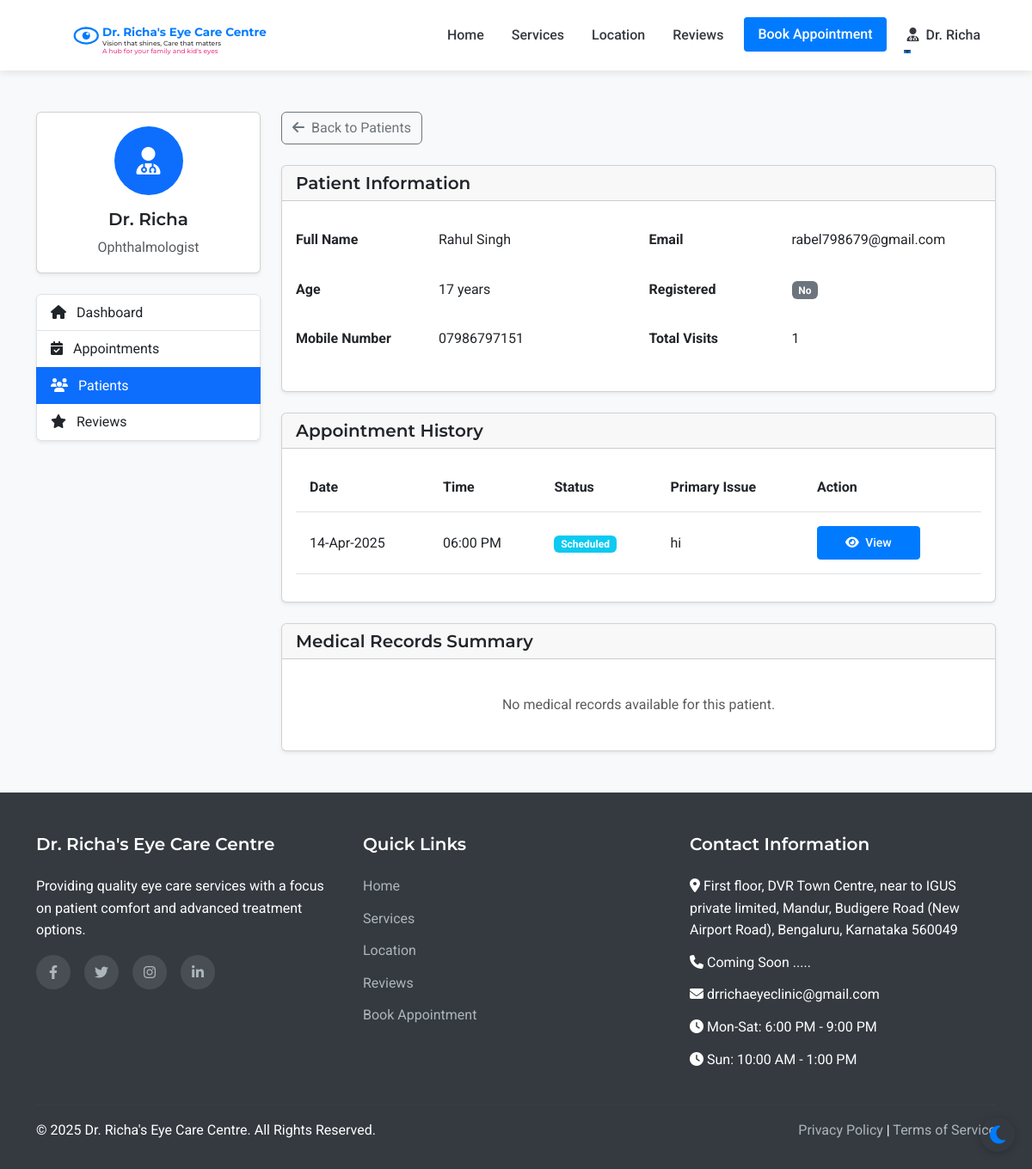
/admin/patient/1 (signed in), run on an earlier commit of the app's database.
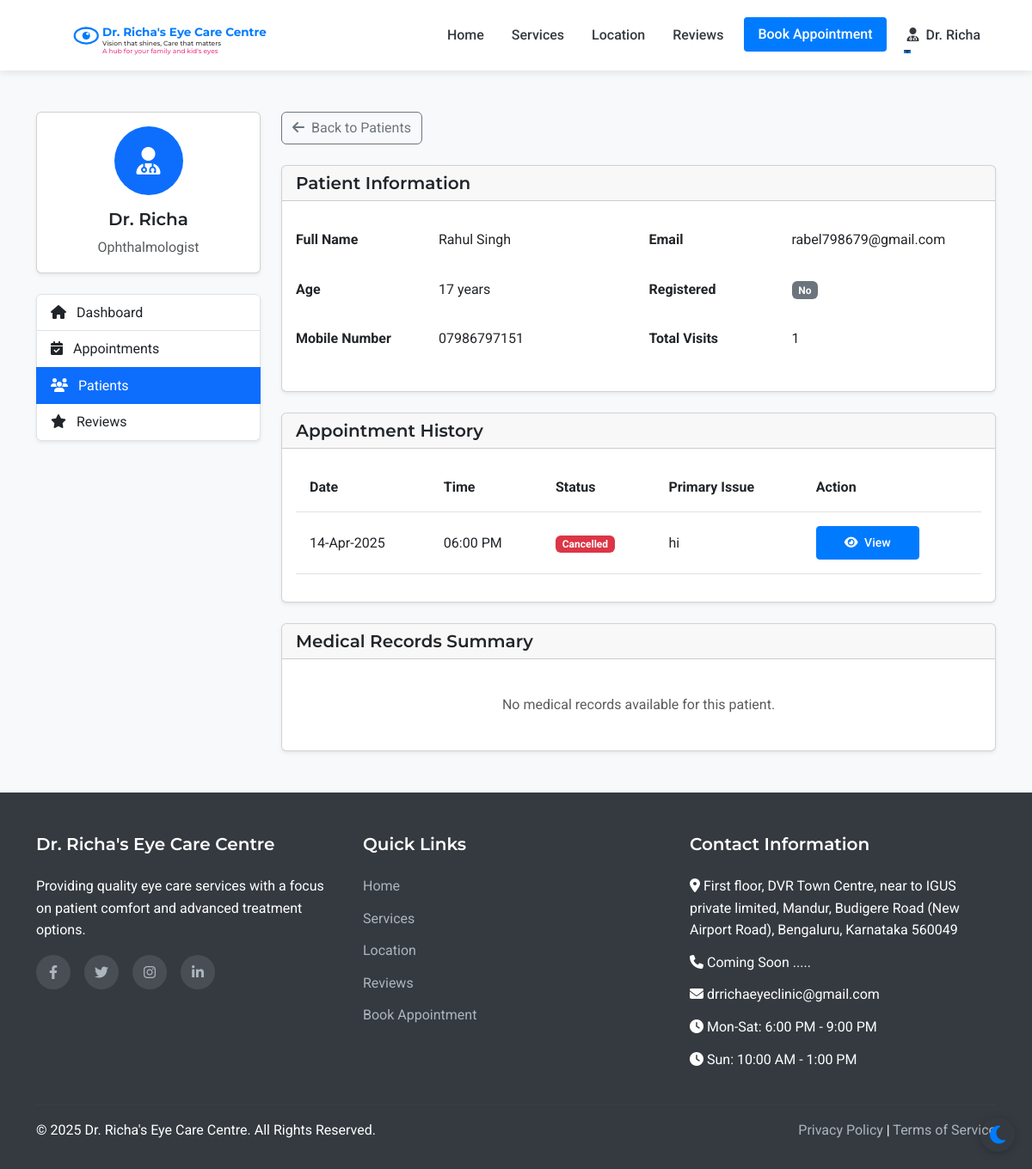
And on a later commit of the database.
### models.py (models this page shows, shortened)
class Appointment(db.Model):
    id = db.Column(db.Integer, primary_key=True)
    patient_id = db.Column(db.Integer, db.ForeignKey('patient.id'), nullable=False)
    appointment_date = db.Column(db.Date, nullable=False)
    appointment_time = db.Column(db.Time, nullable=False)
    primary_issue = db.Column(db.Text, nullable=True)
    referral_info = db.Column(db.String(255), nullable=True)
    status = db.Column(db.String(20), default='scheduled')  # scheduled, completed, cancelled
    created_at = db.Column(db.DateTime, default=datetime.utcnow)
    consultation_fee = db.Column(db.Float, nullable=False, default=500.0)
    payment_status = db.Column(db.String(20), default='pending')  # pending, paid

### routes.py (the view)
@app.route('/admin/patient/<int:patient_id>')
@login_required
def admin_patient_view(patient_id):
    if not (isinstance(current_user, Admin) or isinstance(current_user, Assistant) or isinstance(current_user, Doctor)):
        flash('Access denied. Staff privileges required.', 'danger')
        return redirect(url_for('index'))
    patient = Patient.query.get_or_404(patient_id)
    appointments = Appointment.query.filter_by(patient_id=patient_id).order_by(desc(Appointment.appointment_date)).all()
    return render_template('admin/patient_view.html', patient=patient, appointments=appointments)

### app.py (called while the page is built)
@login_manager.user_loader
def load_user(user_id):
    from models import Doctor, Assistant, Admin, Patient
    try:
        if user_id.startswith('doctor_'):
            return Doctor.query.get(int(user_id.split('_')[1]))
        elif user_id.startswith('assistant_'):
            return Assistant.query.get(int(user_id.split('_')[1]))
        elif user_id.startswith('admin_'):
            return Admin.query.get(int(user_id.split('_')[1]))
        else:
            return Patient.query.get(int(user_id))
    except (ValueError, AttributeError):
        return None

### routes.py (called while the page is built)
@app.context_processor
def inject_now():
    return {'now': datetime.now()}

### templates/admin/patient_view.html (shortened to what the changed rows need)
{% extends 'layout.html' %}
{% block content %}
<section class="py-5 bg-light">
    <div class="container">
        <div class="row">
            <div class="col-lg-9">
                <div class="card shadow-sm mb-4">
                    <div class="card-body">
                        <div class="row">
                            <div class="col-md-6">
                                <table class="table table-borderless">
                                    <tr>
                                        <th class="ps-0" style="width: 150px;">Full Name</th>
                                    </tr>
                                    <tr>
                                        <th class="ps-0">Age</th>
                                    </tr>
                                    <tr>
                                        <th class="ps-0">Mobile Number</th>
                                    </tr>
                                </table>
                            </div>
                            <div class="col-md-6">
                                <table class="table table-borderless">
                                    <tr>
                                        <th class="ps-0" style="width: 150px;">Email</th>
                                    </tr>
                                    <tr>
                                        <th class="ps-0">Registered</th>
                                    </tr>
                                    <tr>
                                        <th class="ps-0">Total Visits</th>
                                    </tr>
                                </table>
                            </div>
                        </div>
                    </div>
                </div>
                <div class="card shadow-sm mb-4">
                    <div class="card-body">
                        {% if patient.appointments %}
                            <div class="table-responsive">
                                <table class="table table-hover">
                                    <thead>
                                        <tr>
                                            <th>Date</th>
                                            <th>Time</th>
                                            <th>Status</th>
                                            <th>Primary Issue</th>
                                            <th>Action</th>
                                        </tr>
                                    </thead>
                                    <tbody>
                                        {% for appointment in patient.appointments|sort(attribute='appointment_date', reverse=true) %}
                                            <tr>
                                                <td>{{ appointment.appointment_date.strftime('%d-%b-%Y') }}</td>
                                                <td>{{ appointment.appointment_time.strftime('%I:%M %p') }}</td>
                                                <td>
                                                    {% if appointment.status == 'scheduled' %}
                                                        <span class="badge bg-info">Scheduled</span>
                                                    {% elif appointment.status == 'completed' %}
                                                        <span class="badge bg-success">Completed</span>
                                                    {% elif appointment.status == 'cancelled' %}
                                                        <span class="badge bg-danger">Cancelled</span>
                                                    {% endif %}
                                                </td>
                                                <td>{{ appointment.primary_issue or 'Not specified' }}</td>
                                                <td>
                                                    <div class="btn-group" role="group">
                                                        <a href="{{ url_for('admin_appointment_view', appointment_id=appointment.id) }}" class="btn btn-sm btn-primary me-2">
                                                            <i class="fas fa-eye me-1"></i> View
                                                        </a>
                                                    </div>
                                                </td>
                                            </tr>
                                        {% endfor %}
                                    </tbody>
                                </table>
                            </div>
                        {% else %}
                            <div class="text-center p-4">
                                <p class="text-muted mb-0">No appointment history for this patient.</p>
                            </div>
                        {% endif %}
                    </div>
                </div>
                        {% set has_records = false %}
                        {% for appointment in patient.appointments %}
                            {% if appointment.medical_record %}
                                {% set has_records = true %}
                            {% endif %}
                        {% endfor %}
            </div>
        </div>
    </div>
</section>
{% endblock %}

What changed in the data, as far as the page shows it:
changed Appointment "06:00 PM": status "Scheduled" → "Cancelled"
